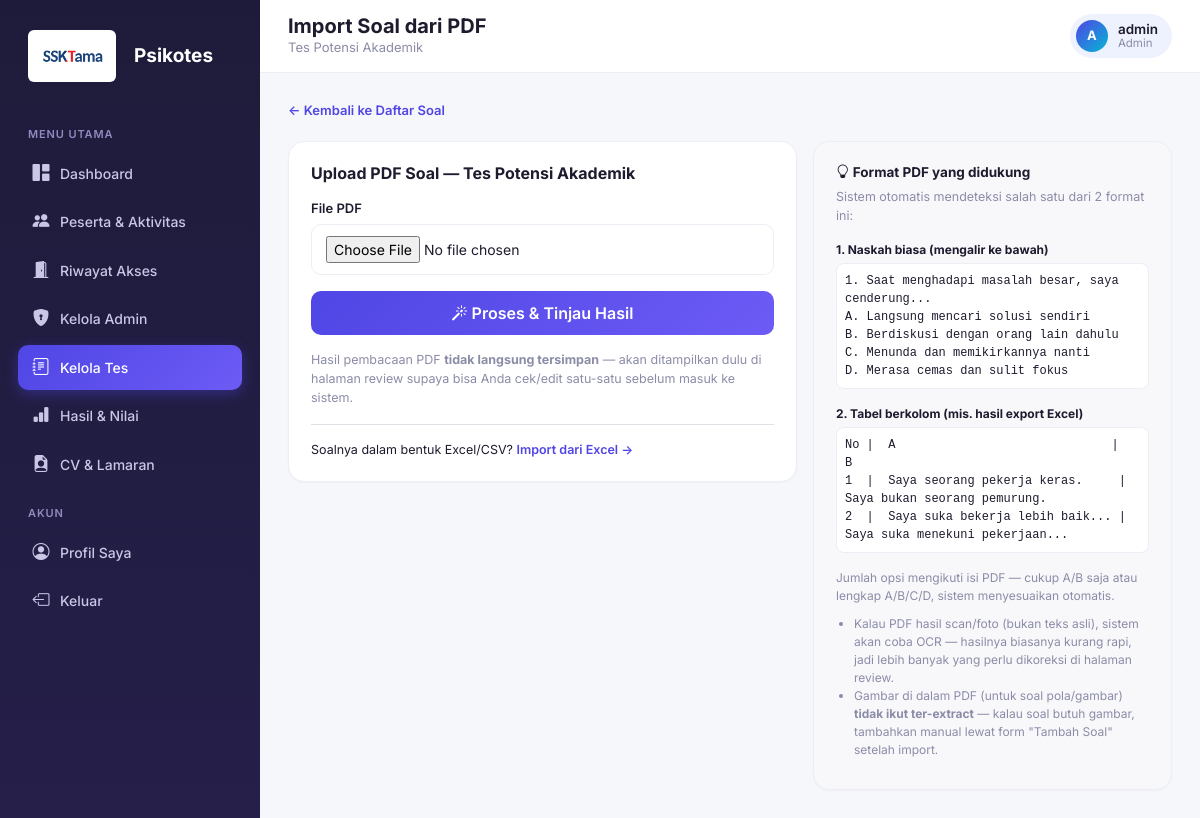
Page /admin/import_soal.php?tes_id=1 (signed in) on the committed database.
### tables this page shows
CREATE TABLE `tes` (
  `id` int NOT NULL,
  `grup_id` int DEFAULT NULL,
  `urutan_dalam_grup` int NOT NULL DEFAULT '0',
  `judul` varchar(150) NOT NULL,
  `jenis` enum('logika','psikotes','eksternal') NOT NULL DEFAULT 'logika',
  `tipe_psikotes` enum('disc','mbti','papikostik') DEFAULT NULL,
  `skala_iq` varchar(10) DEFAULT NULL,
  `format_soal` enum('single','forced_choice','external_manual') NOT NULL DEFAULT 'single',
  `link_eksternal` varchar(255) DEFAULT NULL,
  `deskripsi` text,
  `durasi_menit` int NOT NULL DEFAULT '30',
  `status` enum('aktif','nonaktif') NOT NULL DEFAULT 'aktif',
  `created_at` timestamp NULL DEFAULT CURRENT_TIMESTAMP,
  `urutan` int NOT NULL DEFAULT '0'
);

CREATE TABLE `users` (
  `id` int NOT NULL,
  `nama` varchar(150) NOT NULL,
  `jabatan_dilamar` varchar(150) DEFAULT NULL,
  `tanggal_lahir` date DEFAULT NULL,
  `batas_waktu_menit` int DEFAULT NULL,
  `aktif_mulai` datetime DEFAULT NULL,
  `aktif_sampai` datetime DEFAULT NULL,
  `email` varchar(150) NOT NULL,
  `password` varchar(255) NOT NULL,
  `reset_token` varchar(64) DEFAULT NULL,
  `reset_expires` datetime DEFAULT NULL,
  `role` enum('admin','peserta') NOT NULL DEFAULT 'peserta',
  `foto` varchar(255) DEFAULT NULL,
  `status` enum('aktif','nonaktif','gugur') NOT NULL DEFAULT 'aktif',
  `created_at` timestamp NULL DEFAULT CURRENT_TIMESTAMP
);

### includes/functions.php (called while the page is built, shortened)
<?php
require_once __DIR__ . '/../config/database.php';
function isLoggedIn(): bool {
    return isset($_SESSION['user_id']);
}
function currentUser(): ?array {
    static $user = null;
    if ($user === null) {
        $stmt = getDB()->prepare("SELECT * FROM users WHERE id = ?");
        $stmt->execute([$_SESSION['user_id']]);
        $user = $stmt->fetch();
    }
    return $user;
}
function e(?string $str): string {
    return htmlspecialchars($str ?? '', ENT_QUOTES, 'UTF-8');
}

### config/database.php (called while the page is built, shortened)
<?php
function getDB() {
    static $pdo = null;
    if ($pdo === null) {
        try {
            $pdo = new PDO(
                "mysql:host=" . DB_HOST . ";dbname=" . DB_NAME . ";charset=utf8mb4",
                DB_USER,
                DB_PASS,
                [
                    PDO::ATTR_ERRMODE            => PDO::ERRMODE_EXCEPTION,
                    PDO::ATTR_DEFAULT_FETCH_MODE => PDO::FETCH_ASSOC,
                    PDO::ATTR_EMULATE_PREPARES   => false,
                ]
            );
        } catch (PDOException $e) {
            die('Koneksi database gagal: ' . $e->getMessage());
        }
    }
    return $pdo;
}

### includes/layout_top.php (the view, shortened to what this page needs)
<?php
$user = currentUser();
$role = $_SESSION['role'];
$rootPrefix = '../';
?>
<!DOCTYPE html>
<html lang="id">
<head>
<link rel="stylesheet" href="https://cdn.jsdelivr.net/npm/bootstrap@5.3.3/dist/css/bootstrap.min.css">
<link rel="stylesheet" href="https://cdn.jsdelivr.net/npm/bootstrap-icons@1.11.3/font/bootstrap-icons.css">
<link rel="stylesheet" href="<?= $rootPrefix ?>assets/css/style.css">
</head>
<body>
<div class="app-shell">
    <aside class="sidebar" id="sidebar">
        <div class="sidebar-brand">
    <img src="../assets/Logo SSKtama Fiks Revisi (1).png" alt="Logo Psikotes" style="height: 52px; width: auto; vertical-align: middle; margin-right: 8px; background: #ffffff; padding: 4px 8px; border-radius: 6px;">
    Psikotes<span style="color:#a6a0f7;"></span>
</div>
        <?php if ($role === 'admin'): ?>
            <div class="nav-section-title">Menu Utama</div>
            <a href="<?= $rootPrefix ?>admin/dashboard.php" class="nav-link <?= ($activeMenu ?? '') === 'dashboard' ? 'active' : '' ?>">
                <i class="bi bi-grid-1x2-fill"></i> Dashboard
            </a>
            <a href="<?= $rootPrefix ?>admin/peserta.php" class="nav-link <?= ($activeMenu ?? '') === 'peserta' ? 'active' : '' ?>">
                <i class="bi bi-people-fill"></i> Peserta &amp; Aktivitas
            </a>
            <a href="<?= $rootPrefix ?>admin/riwayat_akses.php" class="nav-link <?= ($activeMenu ?? '') === 'riwayat_akses' ? 'active' : '' ?>">
                <i class="bi bi-door-open-fill"></i> Riwayat Akses
            </a>
            <a href="<?= $rootPrefix ?>admin/kelola_admin.php" class="nav-link <?= ($activeMenu ?? '') === 'kelola_admin' ? 'active' : '' ?>">
                <i class="bi bi-shield-lock-fill"></i> Kelola Admin
            </a>
            <a href="<?= $rootPrefix ?>admin/tes.php" class="nav-link <?= ($activeMenu ?? '') === 'tes' ? 'active' : '' ?>">
                <i class="bi bi-journal-text"></i> Kelola Tes
            </a>
            <a href="<?= $rootPrefix ?>admin/hasil.php" class="nav-link <?= ($activeMenu ?? '') === 'hasil' ? 'active' : '' ?>">
                <i class="bi bi-bar-chart-fill"></i> Hasil &amp; Nilai
            </a>
            <a href="<?= $rootPrefix ?>admin/lamaran.php" class="nav-link <?= ($activeMenu ?? '') === 'lamaran' ? 'active' : '' ?>">
                <i class="bi bi-file-earmark-person-fill"></i> CV &amp; Lamaran
            </a>
            <div class="nav-section-title">Akun</div>
            <a href="<?= $rootPrefix ?>admin/profil.php" class="nav-link <?= ($activeMenu ?? '') === 'profil' ? 'active' : '' ?>">
                <i class="bi bi-person-circle"></i> Profil Saya
            </a>
            <a href="#" onclick="confirmLogout(event, '<?= $rootPrefix ?>logout.php')" class="nav-link">
                <i class="bi bi-box-arrow-left"></i> Keluar
            </a>
        <?php endif; ?>
    </aside>
    <div class="main-content">
        <div class="topbar">
            <div class="d-flex align-items-center gap-2">
                <div>
                    <h5><?= e($pageTitle ?? '') ?></h5>
                    <?php if (!empty($pageDesc)): ?><div class="page-desc"><?= e($pageDesc) ?></div><?php endif; ?>
                </div>
            </div>
            <div class="user-chip">
                <div class="avatar"><?= e(strtoupper(substr($user['nama'], 0, 1))) ?></div>
                <div style="line-height:1.2;">
                    <div style="font-weight:600; font-size:13.5px;"><?= e($user['nama']) ?></div>
                    <div style="font-size:11.5px; color:var(--muted); text-transform:capitalize;"><?= e($role) ?></div>
                </div>
            </div>
        </div>
        <div class="content-wrap">

### admin/import_soal.php (shortened to what this page needs)
<?php
require_once __DIR__ . '/../includes/functions.php';
$db = getDB();
$tesId = (int)($_GET['tes_id'] ?? $_POST['tes_id'] ?? 0);
$stmt = $db->prepare("SELECT * FROM tes WHERE id = ?");
$stmt->execute([$tesId]);
$tes = $stmt->fetch();
$pageTitle = 'Import Soal dari PDF';
$pageDesc = $tes['judul'];
$activeMenu = 'tes';
include __DIR__ . '/../includes/layout_top.php';
?>
<a href="soal.php?tes_id=<?= $tesId ?>" class="fw-semibold" style="font-size:13px; color:var(--brand);">&larr; Kembali ke Daftar Soal</a>
<div class="row g-3 mt-1">
    <div class="col-lg-7">
        <div class="card-modern">
            <h6 class="fw-bold mb-3">Upload PDF Soal — <?= e($tes['judul']) ?></h6>
            <form method="POST" enctype="multipart/form-data">
                <div class="mb-3">
                    <label class="form-label-modern">File PDF</label>
                    <input type="file" name="pdf_soal" class="form-control-modern" accept="application/pdf" required>
                </div>
                <button type="submit" class="btn btn-brand w-100">
                    <i class="bi bi-magic"></i> Proses & Tinjau Hasil
                </button>
            </form>
            <div class="mt-3" style="font-size:12.5px; color:var(--muted);">
                Hasil pembacaan PDF <strong>tidak langsung tersimpan</strong> — akan ditampilkan dulu di halaman
                review supaya bisa Anda cek/edit satu-satu sebelum masuk ke sistem.
            </div>
            <div class="mt-3 pt-3 border-top" style="font-size:12.5px;">
                Soalnya dalam bentuk Excel/CSV?
                <a href="import_excel.php?tes_id=<?= $tesId ?>" class="fw-semibold" style="color:var(--brand);">Import dari Excel &rarr;</a>
            </div>
        </div>
    </div>
    <div class="col-lg-5">
        <div class="card-modern" style="background:#f8f8fb;">
            <h6 class="fw-bold mb-2" style="font-size:13.5px;"><i class="bi bi-lightbulb"></i> Format PDF yang didukung</h6>
            <p style="font-size:12.5px; color:var(--muted);">Sistem otomatis mendeteksi salah satu dari 2 format ini:</p>
            <div style="font-size:12px; margin-bottom:10px;">
                <strong>1. Naskah biasa (mengalir ke bawah)</strong>
                <pre style="font-size:12px; white-space:pre-wrap; background:#fff; padding:8px; border-radius:8px; border:1px solid var(--border); margin-top:4px;">1. Saat menghadapi masalah besar, saya cenderung...
A. Langsung mencari solusi sendiri
B. Berdiskusi dengan orang lain dahulu
C. Menunda dan memikirkannya nanti
D. Merasa cemas dan sulit fokus</pre>
            </div>
            <div style="font-size:12px; margin-bottom:10px;">
                <strong>2. Tabel berkolom (mis. hasil export Excel)</strong>
                <pre style="font-size:12px; white-space:pre-wrap; background:#fff; padding:8px; border-radius:8px; border:1px solid var(--border); margin-top:4px;">No |  A                              |  B
1  |  Saya seorang pekerja keras.     |  Saya bukan seorang pemurung.
2  |  Saya suka bekerja lebih baik... |  Saya suka menekuni pekerjaan...</pre>
                <div style="color:var(--muted); margin-top:4px;">Jumlah opsi mengikuti isi PDF — cukup A/B saja atau lengkap A/B/C/D, sistem menyesuaikan otomatis.</div>
            </div>
            <div style="font-size:12px; color:var(--muted);">
                <ul class="mb-2" style="padding-left:18px;">
                    <li>Kalau PDF hasil scan/foto (bukan teks asli), sistem akan coba OCR — hasilnya
                        biasanya kurang rapi, jadi lebih banyak yang perlu dikoreksi di halaman review.</li>
                    <li>Gambar di dalam PDF (untuk soal pola/gambar) <strong>tidak ikut ter-extract</strong> —
                        kalau soal butuh gambar, tambahkan manual lewat form "Tambah Soal" setelah import.</li>
                </ul>
            </div>
        </div>
    </div>
</div>
<?php include __DIR__ . '/../includes/layout_bottom.php'; ?>

### assets/css/style.css (style rules this page uses)
:root { --brand: #4f46e5; --brand-dark: #4338ca; --brand-light: #eef2ff; --accent: #06b6d4; --success: #10b981; --warning: #f59e0b; --danger: #ef4444; --bg: #f6f7fb; --card: #ffffff; --text: #1e1b2e; --muted: #8b8ca7; --border: #edeef5; --radius: 16px; }
* { box-sizing: border-box; }
body { background: var(--bg); font-family: "Inter", -apple-system, BlinkMacSystemFont, "Segoe UI", sans-serif; color: var(--text); font-size: 14.5px; }
a { text-decoration: none; }
.app-shell { display: flex; min-height: 100vh; }
.sidebar { width: 260px; flex-shrink: 0; background: linear-gradient(180deg, #1e1b3a 0%, #251f4a 100%); color: #fff; padding: 24px 18px; position: fixed; top: 0; bottom: 0; left: 0; overflow-y: auto; }
.sidebar-brand { display: flex; align-items: center; gap: 10px; padding: 6px 10px 26px 10px; font-weight: 700; font-size: 19px; color: #fff; }
.nav-section-title { text-transform: uppercase; font-size: 11px; letter-spacing: 0.08em; color: #8f8ac0; margin: 18px 10px 8px; font-weight: 600; }
.sidebar .nav-link { color: #c9c6e6; padding: 10px 14px; border-radius: 10px; display: flex; align-items: center; gap: 10px; font-weight: 500; margin-bottom: 3px; font-size: 14px; transition: all 0.15s ease; }
.sidebar .nav-link.active { background: linear-gradient(135deg, var(--brand), #6d5bf5); color: #fff; box-shadow: 0 4px 14px rgba(79, 70, 229, 0.4); }
.sidebar .nav-link i { font-size: 17px; width: 18px; text-align: center; }
.main-content { margin-left: 260px; flex: 1; min-width: 0; }
.topbar { background: var(--card); padding: 14px 28px; display: flex; align-items: center; justify-content: space-between; border-bottom: 1px solid var(--border); position: sticky; top: 0; z-index: 20; }
.topbar h5 { margin: 0; font-weight: 700; }
.topbar .page-desc { color: var(--muted); font-size: 13px; }
.content-wrap { padding: 26px 28px 60px; }
.user-chip { display: flex; align-items: center; gap: 10px; background: var(--brand-light); padding: 6px 14px 6px 6px; border-radius: 30px; }
.user-chip .avatar { width: 32px; height: 32px; border-radius: 50%; background: linear-gradient(135deg, var(--brand), var(--accent)); color: #fff; display: flex; align-items: center; justify-content: center; font-weight: 700; font-size: 13px; }
.card-modern { background: var(--card); border: 1px solid var(--border); border-radius: var(--radius); padding: 22px; box-shadow: 0 1px 2px rgba(20, 20, 43, 0.03); }
.btn-brand { background: linear-gradient(135deg, var(--brand), #6d5bf5); color: #fff; border: none; font-weight: 600; padding: 10px 20px; border-radius: 10px; }
.form-control-modern { border: 1px solid var(--border); border-radius: 10px; padding: 11px 14px; width: 100%; font-size: 14px; }
.form-label-modern { font-weight: 600; font-size: 13px; margin-bottom: 6px; display: block; }

### rows in the picture
tes: judul "Tes Potensi Akademik"
users: nama "A", nama "admin", nama "Admin"

### other values in the picture
$pageTitle "Import Soal dari PDF"
